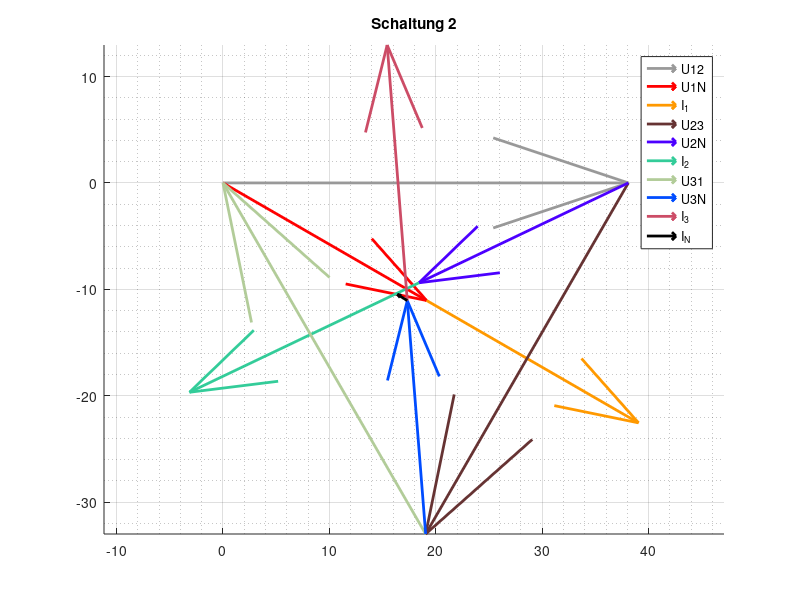

Write the MATLAB code that produced this figure.
% Eine graphische Darstellung f?r die ?bungsabgabe
% f?r ES2 an der Beuth Hochschule 

% Constants
R1 = 75;        R2 = 100;       R3 = 150;       % Ohm
C = 30e-6;                                      %(Micro)Farrad
f = 50;                                         % Hz
w = 2*pi*f;                                     %

%====================
% GEMESSEN WAREN:
%UY = 40;                                        % Quellspannung in V
UY = 38.1;                                     %

U12 = UY * exp(j*0*pi/180);                     % Leiterspannungen
U23 = UY * exp(j*-120*pi/180);                  %
U31 = UY * exp(j*120*pi/180);                   %

%U1N = U12/(sqrt(3)*exp(j*(30*pi/180)));         % berechnet :)
%U2N = U23/(sqrt(3)*exp(j*(30*pi/180)));         %
%U3N = U31/(sqrt(3)*exp(j*(30*pi/180)));         %

U1N = 22.1*exp(j*(-30*pi/180));               % gemessen
U2N = 21.8*exp(j*(-154.5*pi/180));               %
U3N = 22.0*exp(j*(94.5*pi/180));

% SCHALTUNG 3

%Z_S2 = R2;          % komplexer Widerstand Schaltung 1

Z1N = R2;                     % Widerstand Strang 1, 2, 3
Z2N = R2;
Z3N = R2; 

%I_1 = U1N/Z1N,  I_2 = U2N/Z2N,  I_3 = U3N/Z3N   % Strangstr?me


I_1 = 230e-3*exp(j*(angle(U1N/Z1N))) ;
I_1b = abs (I_1)
I_2 = 239e-3*exp(j*(angle(U2N/Z2N))) ;
I_2b = abs (I_2)
I_3 = 241e-3*exp(j*(angle(U3N/Z3N))) ;
I_3b = abs (I_3)
Phi_I_N = (angle(I_1 + I_2 + I_3));              %Phasenwinkel Nullleiter   

%I_N = I_1 + I_2 + I_3;                          % Strom Nulleiter
I_N = 11e-3*exp(j*Phi_I_N); 
I_Nb = abs (I_N)

% quiver U12, U23, U31
figure('Name', 'Schaltung 2'), title ('Schaltung 2')
grid on, grid minor, axis equal
hold on
%--------------------------------------->
% 1st Leiter
refStart=0; arrow1 = U12;
quiver(real(refStart),imag(refStart),real(arrow1),imag(arrow1), 'Color', [0.6 0.6 0.6] ,'DisplayName','U12', 'LineWidth', 2);

%Strangspannung U1N
Strang1 = U1N;
quiver(real(refStart),imag(refStart),real(Strang1),imag(Strang1), 'Color', [1 0 0] ,'DisplayName','U1N', 'LineWidth', 2);

%Strangstrom I_1
Strom1 = I_1*100;
quiver(real(refStart+Strang1),imag(refStart+Strang1),real(Strom1),imag(Strom1), 'Color', [1 0.6 0] ,'DisplayName','I_1', 'LineWidth', 2);

%--------------------------------------->
% 2nd Leiter
refStart=refStart+arrow1; arrow2 = U23;
quiver(real(refStart),imag(refStart),real(arrow2),imag(arrow2),'Color', [0.4 0.2 0.2] ,'DisplayName','U23', 'LineWidth', 2);

%Strangspannung U2N
Strang2 = U2N;
quiver(real(refStart),imag(refStart),real(Strang2),imag(Strang2), 'Color', [0.3 0 1] ,'DisplayName','U2N', 'LineWidth', 2);

%Strangstrom I_2
Strom2 = I_2*100;
quiver(real(refStart+Strang2),imag(refStart+Strang2),real(Strom2),imag(Strom2),'Color', [0.2 0.8 0.6] ,'DisplayName','I_2', 'LineWidth', 2);

%--------------------------------------->
% 3rd Leiter
refStart=refStart+arrow2; 
arrow3 = U31;
quiver(real(refStart),imag(refStart),real(arrow3),imag(arrow3),'Color', [0.7 0.8 0.6] ,'DisplayName','U31', 'LineWidth', 2);

%Strangspannung U3N
Strang3 = U3N;
quiver(real(refStart),imag(refStart),real(Strang3),imag(Strang3), 'Color', [0 0.3 1] ,'DisplayName','U3N', 'LineWidth', 2);

%Strangstrom I_3
Strom3 = I_3*100;
quiver(real(refStart+Strang3),imag(refStart+Strang3),real(Strom3),imag(Strom3), 'Color', [0.8 0.3 0.4] ,'DisplayName','I_3', 'LineWidth', 2);

%--------------------------------------->
% Nullleiter
Strom4 = I_N*100;
quiver(real(refStart+Strang3),imag(refStart+Strang3),real(Strom4),imag(Strom4), 'k' ,'DisplayName','I_N', 'LineWidth', 2);

% switch off the Quivergroup Property AutoScale for all arrows
hAutoScale=findobj('-property','AutoScale');
set(hAutoScale,'AutoScale','off')

legend show

hold off

%-----------------------------------------------------------------------------------------------------